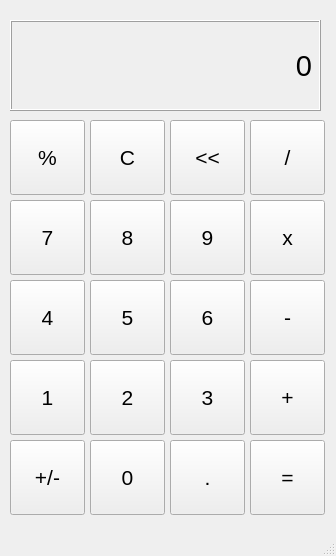
<?xml version="1.0" encoding="UTF-8"?>
<ui version="4.0">
 <class>Calculator</class>
 <widget class="QMainWindow" name="Calculator">
  <property name="geometry">
   <rect>
    <x>0</x>
    <y>0</y>
    <width>336</width>
    <height>556</height>
   </rect>
  </property>
  <property name="windowTitle">
   <string>MainWindow</string>
  </property>
  <widget class="QWidget" name="centralwidget">
   <widget class="QLabel" name="InputOfCal">
    <property name="geometry">
     <rect>
      <x>10</x>
      <y>20</y>
      <width>311</width>
      <height>91</height>
     </rect>
    </property>
    <property name="font">
     <font>
      <pointsize>22</pointsize>
      <weight>50</weight>
      <bold>false</bold>
      <underline>false</underline>
     </font>
    </property>
    <property name="autoFillBackground">
     <bool>false</bool>
    </property>
    <property name="frameShape">
     <enum>QFrame::Box</enum>
    </property>
    <property name="frameShadow">
     <enum>QFrame::Raised</enum>
    </property>
    <property name="text">
     <string>0</string>
    </property>
    <property name="scaledContents">
     <bool>false</bool>
    </property>
    <property name="alignment">
     <set>Qt::AlignRight|Qt::AlignTrailing|Qt::AlignVCenter</set>
    </property>
    <property name="margin">
     <number>0</number>
    </property>
    <property name="indent">
     <number>-2</number>
    </property>
   </widget>
   <widget class="QPushButton" name="percentButton">
    <property name="geometry">
     <rect>
      <x>10</x>
      <y>120</y>
      <width>75</width>
      <height>75</height>
     </rect>
    </property>
    <property name="baseSize">
     <size>
      <width>75</width>
      <height>75</height>
     </size>
    </property>
    <property name="font">
     <font>
      <pointsize>16</pointsize>
     </font>
    </property>
    <property name="text">
     <string>%</string>
    </property>
   </widget>
   <widget class="QPushButton" name="CButton">
    <property name="geometry">
     <rect>
      <x>90</x>
      <y>120</y>
      <width>75</width>
      <height>75</height>
     </rect>
    </property>
    <property name="baseSize">
     <size>
      <width>75</width>
      <height>75</height>
     </size>
    </property>
    <property name="font">
     <font>
      <pointsize>16</pointsize>
     </font>
    </property>
    <property name="text">
     <string>C</string>
    </property>
   </widget>
   <widget class="QPushButton" name="lessThanButton">
    <property name="geometry">
     <rect>
      <x>170</x>
      <y>120</y>
      <width>75</width>
      <height>75</height>
     </rect>
    </property>
    <property name="baseSize">
     <size>
      <width>75</width>
      <height>75</height>
     </size>
    </property>
    <property name="font">
     <font>
      <pointsize>16</pointsize>
     </font>
    </property>
    <property name="text">
     <string>&lt;&lt;</string>
    </property>
   </widget>
   <widget class="QPushButton" name="divButton">
    <property name="geometry">
     <rect>
      <x>250</x>
      <y>120</y>
      <width>75</width>
      <height>75</height>
     </rect>
    </property>
    <property name="baseSize">
     <size>
      <width>75</width>
      <height>75</height>
     </size>
    </property>
    <property name="font">
     <font>
      <pointsize>16</pointsize>
     </font>
    </property>
    <property name="text">
     <string>/</string>
    </property>
   </widget>
   <widget class="QPushButton" name="eightButton">
    <property name="geometry">
     <rect>
      <x>90</x>
      <y>200</y>
      <width>75</width>
      <height>75</height>
     </rect>
    </property>
    <property name="baseSize">
     <size>
      <width>75</width>
      <height>75</height>
     </size>
    </property>
    <property name="font">
     <font>
      <pointsize>16</pointsize>
     </font>
    </property>
    <property name="text">
     <string>8</string>
    </property>
   </widget>
   <widget class="QPushButton" name="nineButton">
    <property name="geometry">
     <rect>
      <x>170</x>
      <y>200</y>
      <width>75</width>
      <height>75</height>
     </rect>
    </property>
    <property name="baseSize">
     <size>
      <width>75</width>
      <height>75</height>
     </size>
    </property>
    <property name="font">
     <font>
      <pointsize>16</pointsize>
     </font>
    </property>
    <property name="text">
     <string>9</string>
    </property>
   </widget>
   <widget class="QPushButton" name="multiplyButton">
    <property name="geometry">
     <rect>
      <x>250</x>
      <y>200</y>
      <width>75</width>
      <height>75</height>
     </rect>
    </property>
    <property name="baseSize">
     <size>
      <width>75</width>
      <height>75</height>
     </size>
    </property>
    <property name="font">
     <font>
      <pointsize>16</pointsize>
     </font>
    </property>
    <property name="text">
     <string>x</string>
    </property>
   </widget>
   <widget class="QPushButton" name="sevenButton">
    <property name="geometry">
     <rect>
      <x>10</x>
      <y>200</y>
      <width>75</width>
      <height>75</height>
     </rect>
    </property>
    <property name="baseSize">
     <size>
      <width>75</width>
      <height>75</height>
     </size>
    </property>
    <property name="font">
     <font>
      <pointsize>16</pointsize>
     </font>
    </property>
    <property name="text">
     <string>7</string>
    </property>
   </widget>
   <widget class="QPushButton" name="fiveButton">
    <property name="geometry">
     <rect>
      <x>90</x>
      <y>280</y>
      <width>75</width>
      <height>75</height>
     </rect>
    </property>
    <property name="baseSize">
     <size>
      <width>75</width>
      <height>75</height>
     </size>
    </property>
    <property name="font">
     <font>
      <pointsize>16</pointsize>
     </font>
    </property>
    <property name="text">
     <string>5</string>
    </property>
   </widget>
   <widget class="QPushButton" name="sixButton">
    <property name="geometry">
     <rect>
      <x>170</x>
      <y>280</y>
      <width>75</width>
      <height>75</height>
     </rect>
    </property>
    <property name="baseSize">
     <size>
      <width>75</width>
      <height>75</height>
     </size>
    </property>
    <property name="font">
     <font>
      <pointsize>16</pointsize>
     </font>
    </property>
    <property name="text">
     <string>6</string>
    </property>
   </widget>
   <widget class="QPushButton" name="minusButton">
    <property name="geometry">
     <rect>
      <x>250</x>
      <y>280</y>
      <width>75</width>
      <height>75</height>
     </rect>
    </property>
    <property name="baseSize">
     <size>
      <width>75</width>
      <height>75</height>
     </size>
    </property>
    <property name="font">
     <font>
      <pointsize>16</pointsize>
     </font>
    </property>
    <property name="text">
     <string>-</string>
    </property>
   </widget>
   <widget class="QPushButton" name="fourButton">
    <property name="geometry">
     <rect>
      <x>10</x>
      <y>280</y>
      <width>75</width>
      <height>75</height>
     </rect>
    </property>
    <property name="baseSize">
     <size>
      <width>75</width>
      <height>75</height>
     </size>
    </property>
    <property name="font">
     <font>
      <pointsize>16</pointsize>
     </font>
    </property>
    <property name="text">
     <string>4</string>
    </property>
   </widget>
   <widget class="QPushButton" name="oneButton">
    <property name="geometry">
     <rect>
      <x>10</x>
      <y>360</y>
      <width>75</width>
      <height>75</height>
     </rect>
    </property>
    <property name="baseSize">
     <size>
      <width>75</width>
      <height>75</height>
     </size>
    </property>
    <property name="font">
     <font>
      <pointsize>16</pointsize>
     </font>
    </property>
    <property name="text">
     <string>1</string>
    </property>
   </widget>
   <widget class="QPushButton" name="plusButton">
    <property name="geometry">
     <rect>
      <x>250</x>
      <y>360</y>
      <width>75</width>
      <height>75</height>
     </rect>
    </property>
    <property name="baseSize">
     <size>
      <width>75</width>
      <height>75</height>
     </size>
    </property>
    <property name="font">
     <font>
      <pointsize>16</pointsize>
     </font>
    </property>
    <property name="text">
     <string>+</string>
    </property>
   </widget>
   <widget class="QPushButton" name="twoButton">
    <property name="geometry">
     <rect>
      <x>90</x>
      <y>360</y>
      <width>75</width>
      <height>75</height>
     </rect>
    </property>
    <property name="baseSize">
     <size>
      <width>75</width>
      <height>75</height>
     </size>
    </property>
    <property name="font">
     <font>
      <pointsize>16</pointsize>
     </font>
    </property>
    <property name="text">
     <string>2</string>
    </property>
   </widget>
   <widget class="QPushButton" name="threeButton">
    <property name="geometry">
     <rect>
      <x>170</x>
      <y>360</y>
      <width>75</width>
      <height>75</height>
     </rect>
    </property>
    <property name="baseSize">
     <size>
      <width>75</width>
      <height>75</height>
     </size>
    </property>
    <property name="font">
     <font>
      <pointsize>16</pointsize>
     </font>
    </property>
    <property name="text">
     <string>3</string>
    </property>
   </widget>
   <widget class="QPushButton" name="plusMinusButton">
    <property name="geometry">
     <rect>
      <x>10</x>
      <y>440</y>
      <width>75</width>
      <height>75</height>
     </rect>
    </property>
    <property name="baseSize">
     <size>
      <width>75</width>
      <height>75</height>
     </size>
    </property>
    <property name="font">
     <font>
      <pointsize>16</pointsize>
     </font>
    </property>
    <property name="text">
     <string>+/-</string>
    </property>
   </widget>
   <widget class="QPushButton" name="equalToButton">
    <property name="geometry">
     <rect>
      <x>250</x>
      <y>440</y>
      <width>75</width>
      <height>75</height>
     </rect>
    </property>
    <property name="baseSize">
     <size>
      <width>75</width>
      <height>75</height>
     </size>
    </property>
    <property name="font">
     <font>
      <pointsize>16</pointsize>
     </font>
    </property>
    <property name="text">
     <string>=</string>
    </property>
   </widget>
   <widget class="QPushButton" name="zeroButton">
    <property name="geometry">
     <rect>
      <x>90</x>
      <y>440</y>
      <width>75</width>
      <height>75</height>
     </rect>
    </property>
    <property name="baseSize">
     <size>
      <width>75</width>
      <height>75</height>
     </size>
    </property>
    <property name="font">
     <font>
      <pointsize>16</pointsize>
     </font>
    </property>
    <property name="text">
     <string>0</string>
    </property>
   </widget>
   <widget class="QPushButton" name="decimalButton">
    <property name="geometry">
     <rect>
      <x>170</x>
      <y>440</y>
      <width>75</width>
      <height>75</height>
     </rect>
    </property>
    <property name="baseSize">
     <size>
      <width>75</width>
      <height>75</height>
     </size>
    </property>
    <property name="font">
     <font>
      <pointsize>16</pointsize>
     </font>
    </property>
    <property name="text">
     <string>.</string>
    </property>
   </widget>
  </widget>
  <widget class="QMenuBar" name="menubar">
   <property name="geometry">
    <rect>
     <x>0</x>
     <y>0</y>
     <width>336</width>
     <height>26</height>
    </rect>
   </property>
  </widget>
  <widget class="QStatusBar" name="statusbar"/>
 </widget>
 <resources/>
 <connections/>
</ui>
